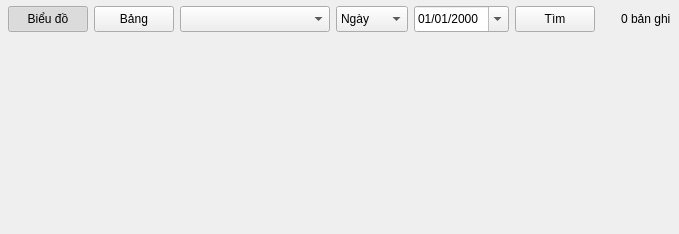
<?xml version="1.0" encoding="UTF-8"?>
<ui version="4.0">
 <class>HistoryPage</class>
 <widget class="QWidget" name="HistoryPage">
  <layout class="QVBoxLayout" name="verticalLayout">
   <property name="leftMargin"><number>8</number></property>
   <property name="topMargin"><number>6</number></property>
   <property name="rightMargin"><number>8</number></property>
   <property name="bottomMargin"><number>6</number></property>
   <property name="spacing"><number>4</number></property>
   <item>
    <layout class="QHBoxLayout" name="filterLayout">
     <property name="spacing"><number>6</number></property>
     <item><widget class="QPushButton" name="chartTabButton"><property name="minimumSize"><size><width>0</width><height>26</height></size></property><property name="text"><string>Biểu đồ</string></property><property name="checkable"><bool>true</bool></property><property name="checked"><bool>true</bool></property></widget></item>
     <item><widget class="QPushButton" name="tableTabButton"><property name="minimumSize"><size><width>0</width><height>26</height></size></property><property name="text"><string>Bảng</string></property><property name="checkable"><bool>true</bool></property></widget></item>
     <item><widget class="QComboBox" name="deviceCombo"><property name="minimumSize"><size><width>150</width><height>26</height></size></property></widget></item>
     <item><widget class="QComboBox" name="periodCombo"><property name="minimumSize"><size><width>72</width><height>26</height></size></property><item><property name="text"><string>Ngày</string></property></item><item><property name="text"><string>Tháng</string></property></item><item><property name="text"><string>Năm</string></property></item></widget></item>
     <item><widget class="QDateEdit" name="dateEdit"><property name="minimumSize"><size><width>95</width><height>26</height></size></property><property name="calendarPopup"><bool>true</bool></property><property name="displayFormat"><string>dd/MM/yyyy</string></property></widget></item>
     <item><widget class="QPushButton" name="searchButton"><property name="minimumSize"><size><width>0</width><height>26</height></size></property><property name="text"><string>Tìm</string></property></widget></item>
     <item><spacer name="filterSpacer"><property name="orientation"><enum>Qt::Horizontal</enum></property><property name="sizeHint" stdset="0"><size><width>20</width><height>20</height></size></property></spacer></item>
     <item><widget class="QLabel" name="recordCountLabel"><property name="text"><string>0 bản ghi</string></property></widget></item>
    </layout>
   </item>
   <item>
    <widget class="QStackedWidget" name="viewStack">
     <widget class="QWidget" name="chartPage"/>
     <widget class="QWidget" name="tablePage">
      <layout class="QVBoxLayout" name="tablePageLayout">
       <property name="leftMargin"><number>0</number></property>
       <property name="topMargin"><number>0</number></property>
       <property name="rightMargin"><number>0</number></property>
       <property name="bottomMargin"><number>0</number></property>
       <item>
        <widget class="QTableWidget" name="historyTable">
         <property name="alternatingRowColors"><bool>true</bool></property>
         <property name="editTriggers"><set>QAbstractItemView::NoEditTriggers</set></property>
         <property name="selectionBehavior"><enum>QAbstractItemView::SelectRows</enum></property>
         <property name="columnCount"><number>1</number></property>
         <property name="rowCount"><number>0</number></property>
         <column><property name="text"><string>Thời gian</string></property></column>
        </widget>
       </item>
      </layout>
     </widget>
    </widget>
   </item>
  </layout>
 </widget>
 <resources/>
 <connections/>
</ui>
